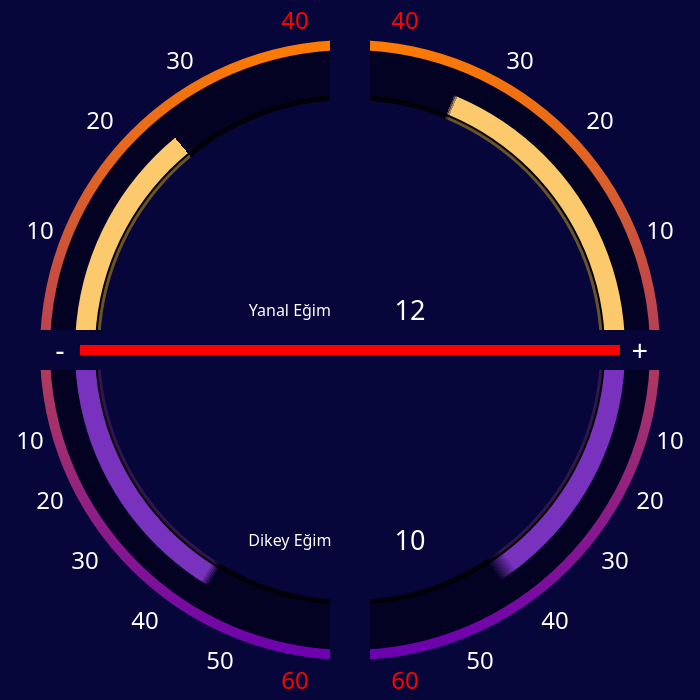
      <widget class="QFrame" name="egimAnaFrame">
       <property name="geometry">
        <rect>
         <x>480</x>
         <y>80</y>
         <width>700</width>
         <height>700</height>
        </rect>
       </property>
       <property name="styleSheet">
        <string notr="true">background-color: rgb(170, 255, 255);
background-color: rgb(6, 6, 58);</string>
       </property>
       <property name="frameShape">
        <enum>QFrame::NoFrame</enum>
       </property>
       <property name="frameShadow">
        <enum>QFrame::Raised</enum>
       </property>
       <widget class="QFrame" name="egimFrame1">
        <property name="geometry">
         <rect>
          <x>50</x>
          <y>50</y>
          <width>600</width>
          <height>600</height>
         </rect>
        </property>
        <property name="styleSheet">
         <string notr="true">border-radius: 300px;
background-color: rgb(3, 2, 34);</string>
        </property>
        <property name="frameShape">
         <enum>QFrame::NoFrame</enum>
        </property>
        <property name="frameShadow">
         <enum>QFrame::Raised</enum>
        </property>
       </widget>
       <widget class="QLabel" name="labelSolust10">
        <property name="geometry">
         <rect>
          <x>20</x>
          <y>210</y>
          <width>40</width>
          <height>40</height>
         </rect>
        </property>
        <property name="styleSheet">
         <string notr="true">background-color: transparent;</string>
        </property>
        <property name="text">
         <string>&lt;html&gt;&lt;head/&gt;&lt;body&gt;&lt;p&gt;&lt;span style=&quot; font-size:18pt; font-family: Arial Black;  color: #ffffff&quot;&gt;10&lt;/span&gt;&lt;/p&gt;&lt;/body&gt;&lt;/html&gt;</string>
        </property>
        <property name="alignment">
         <set>Qt::AlignCenter</set>
        </property>
       </widget>
       <widget class="QLabel" name="labelSolust20">
        <property name="geometry">
         <rect>
          <x>80</x>
          <y>100</y>
          <width>40</width>
          <height>40</height>
         </rect>
        </property>
        <property name="styleSheet">
         <string notr="true">background-color: transparent;</string>
        </property>
        <property name="text">
         <string>&lt;html&gt;&lt;head/&gt;&lt;body&gt;&lt;p&gt;&lt;span style=&quot; font-size:18pt; font-family: Arial Black;  color: #ffffff&quot;&gt;20&lt;/span&gt;&lt;/p&gt;&lt;/body&gt;&lt;/html&gt;</string>
        </property>
        <property name="alignment">
         <set>Qt::AlignCenter</set>
        </property>
       </widget>
       <widget class="QLabel" name="labelSolust30">
        <property name="geometry">
         <rect>
          <x>160</x>
          <y>40</y>
          <width>40</width>
          <height>40</height>
         </rect>
        </property>
        <property name="styleSheet">
         <string notr="true">background-color: transparent;</string>
        </property>
        <property name="text">
         <string>&lt;html&gt;&lt;head/&gt;&lt;body&gt;&lt;p&gt;&lt;span style=&quot; font-size:18pt; font-family: Arial Black;  color: #ffffff&quot;&gt;30&lt;/span&gt;&lt;/p&gt;&lt;/body&gt;&lt;/html&gt;</string>
        </property>
        <property name="alignment">
         <set>Qt::AlignCenter</set>
        </property>
       </widget>
       <widget class="QLabel" name="labelSolust40">
        <property name="geometry">
         <rect>
          <x>275</x>
          <y>0</y>
          <width>40</width>
          <height>40</height>
         </rect>
        </property>
        <property name="styleSheet">
         <string notr="true">background-color: transparent;</string>
        </property>
        <property name="text">
         <string>&lt;html&gt;&lt;head/&gt;&lt;body&gt;&lt;p&gt;&lt;span style=&quot; font-size:18pt; font-family: Arial Black;  color: #ff0000&quot;&gt;40&lt;/span&gt;&lt;/p&gt;&lt;/body&gt;&lt;/html&gt;</string>
        </property>
        <property name="alignment">
         <set>Qt::AlignCenter</set>
        </property>
       </widget>
       <widget class="QLabel" name="labelSagust10">
        <property name="geometry">
         <rect>
          <x>640</x>
          <y>210</y>
          <width>40</width>
          <height>40</height>
         </rect>
        </property>
        <property name="styleSheet">
         <string notr="true">background-color: transparent;</string>
        </property>
        <property name="text">
         <string>&lt;html&gt;&lt;head/&gt;&lt;body&gt;&lt;p&gt;&lt;span style=&quot; font-size:18pt; font-family: Arial Black;  color: #ffffff&quot;&gt;10&lt;/span&gt;&lt;/p&gt;&lt;/body&gt;&lt;/html&gt;</string>
        </property>
        <property name="alignment">
         <set>Qt::AlignCenter</set>
        </property>
       </widget>
       <widget class="QLabel" name="labelSagust20">
        <property name="geometry">
         <rect>
          <x>580</x>
          <y>100</y>
          <width>40</width>
          <height>40</height>
         </rect>
        </property>
        <property name="styleSheet">
         <string notr="true">background-color: transparent;</string>
        </property>
        <property name="text">
         <string>&lt;html&gt;&lt;head/&gt;&lt;body&gt;&lt;p&gt;&lt;span style=&quot; font-size:18pt; font-family: Arial Black;  color: #ffffff&quot;&gt;20&lt;/span&gt;&lt;/p&gt;&lt;/body&gt;&lt;/html&gt;</string>
        </property>
        <property name="alignment">
         <set>Qt::AlignCenter</set>
        </property>
       </widget>
       <widget class="QLabel" name="labelSagust30">
        <property name="geometry">
         <rect>
          <x>500</x>
          <y>40</y>
          <width>40</width>
          <height>40</height>
         </rect>
        </property>
        <property name="styleSheet">
         <string notr="true">background-color: transparent;</string>
        </property>
        <property name="text">
         <string>&lt;html&gt;&lt;head/&gt;&lt;body&gt;&lt;p&gt;&lt;span style=&quot; font-size:18pt; font-family: Arial Black;  color: #ffffff&quot;&gt;30&lt;/span&gt;&lt;/p&gt;&lt;/body&gt;&lt;/html&gt;</string>
        </property>
        <property name="alignment">
         <set>Qt::AlignCenter</set>
        </property>
       </widget>
       <widget class="QLabel" name="labelSagust40">
        <property name="geometry">
         <rect>
          <x>385</x>
          <y>0</y>
          <width>40</width>
          <height>40</height>
         </rect>
        </property>
        <property name="styleSheet">
         <string notr="true">background-color: transparent;</string>
        </property>
        <property name="text">
         <string>&lt;html&gt;&lt;head/&gt;&lt;body&gt;&lt;p&gt;&lt;span style=&quot; font-size:18pt; font-family: Arial Black;  color: #ff0000&quot;&gt;40&lt;/span&gt;&lt;/p&gt;&lt;/body&gt;&lt;/html&gt;</string>
        </property>
        <property name="alignment">
         <set>Qt::AlignCenter</set>
        </property>
       </widget>
       <widget class="QLabel" name="labelSolalt60">
        <property name="geometry">
         <rect>
          <x>275</x>
          <y>660</y>
          <width>40</width>
          <height>40</height>
         </rect>
        </property>
        <property name="styleSheet">
         <string notr="true">background-color: transparent;</string>
        </property>
        <property name="text">
         <string>&lt;html&gt;&lt;head/&gt;&lt;body&gt;&lt;p&gt;&lt;span style=&quot; font-size:18pt; font-family: Arial Black;  color: #ff0000&quot;&gt;60&lt;/span&gt;&lt;/p&gt;&lt;/body&gt;&lt;/html&gt;</string>
        </property>
        <property name="alignment">
         <set>Qt::AlignCenter</set>
        </property>
       </widget>
       <widget class="QLabel" name="labelSagalt60">
        <property name="geometry">
         <rect>
          <x>385</x>
          <y>660</y>
          <width>40</width>
          <height>40</height>
         </rect>
        </property>
        <property name="styleSheet">
         <string notr="true">background-color: transparent;</string>
        </property>
        <property name="text">
         <string>&lt;html&gt;&lt;head/&gt;&lt;body&gt;&lt;p&gt;&lt;span style=&quot; font-size:18pt; font-family: Arial Black;  color: #ff0000&quot;&gt;60&lt;/span&gt;&lt;/p&gt;&lt;/body&gt;&lt;/html&gt;</string>
        </property>
        <property name="alignment">
         <set>Qt::AlignCenter</set>
        </property>
       </widget>
       <widget class="QLabel" name="labelSolalt20">
        <property name="geometry">
         <rect>
          <x>30</x>
          <y>480</y>
          <width>40</width>
          <height>40</height>
         </rect>
        </property>
        <property name="styleSheet">
         <string notr="true">background-color: transparent;</string>
        </property>
        <property name="text">
         <string>&lt;html&gt;&lt;head/&gt;&lt;body&gt;&lt;p&gt;&lt;span style=&quot; font-size:18pt; font-family: Arial Black;  color: #ffffff&quot;&gt;20&lt;/span&gt;&lt;/p&gt;&lt;/body&gt;&lt;/html&gt;</string>
        </property>
        <property name="alignment">
         <set>Qt::AlignCenter</set>
        </property>
       </widget>
       <widget class="QLabel" name="labelSolalt30">
        <property name="geometry">
         <rect>
          <x>65</x>
          <y>540</y>
          <width>40</width>
          <height>40</height>
         </rect>
        </property>
        <property name="styleSheet">
         <string notr="true">background-color: transparent;</string>
        </property>
        <property name="text">
         <string>&lt;html&gt;&lt;head/&gt;&lt;body&gt;&lt;p&gt;&lt;span style=&quot; font-size:18pt; font-family: Arial Black;  color: #ffffff&quot;&gt;30&lt;/span&gt;&lt;/p&gt;&lt;/body&gt;&lt;/html&gt;</string>
        </property>
        <property name="alignment">
         <set>Qt::AlignCenter</set>
        </property>
       </widget>
       <widget class="QLabel" name="labelSolalt40">
        <property name="geometry">
         <rect>
          <x>125</x>
          <y>600</y>
          <width>40</width>
          <height>40</height>
         </rect>
        </property>
        <property name="styleSheet">
         <string notr="true">background-color: transparent;</string>
        </property>
        <property name="text">
         <string>&lt;html&gt;&lt;head/&gt;&lt;body&gt;&lt;p&gt;&lt;span style=&quot; font-size:18pt; font-family: Arial Black;  color: #ffffff&quot;&gt;40&lt;/span&gt;&lt;/p&gt;&lt;/body&gt;&lt;/html&gt;</string>
        </property>
        <property name="alignment">
         <set>Qt::AlignCenter</set>
        </property>
       </widget>
       <widget class="QLabel" name="labelSolalt50">
        <property name="geometry">
         <rect>
          <x>200</x>
          <y>640</y>
          <width>40</width>
          <height>40</height>
         </rect>
        </property>
        <property name="styleSheet">
         <string notr="true">background-color: transparent;</string>
        </property>
        <property name="text">
         <string>&lt;html&gt;&lt;head/&gt;&lt;body&gt;&lt;p&gt;&lt;span style=&quot; font-size:18pt; font-family: Arial Black;  color: #ffffff&quot;&gt;50&lt;/span&gt;&lt;/p&gt;&lt;/body&gt;&lt;/html&gt;</string>
        </property>
        <property name="alignment">
         <set>Qt::AlignCenter</set>
        </property>
       </widget>
       <widget class="QLabel" name="labelSagalt50">
        <property name="geometry">
         <rect>
          <x>460</x>
          <y>640</y>
          <width>40</width>
          <height>40</height>
         </rect>
        </property>
        <property name="styleSheet">
         <string notr="true">background-color: transparent;</string>
        </property>
        <property name="text">
         <string>&lt;html&gt;&lt;head/&gt;&lt;body&gt;&lt;p&gt;&lt;span style=&quot; font-size:18pt; font-family: Arial Black;  color: #ffffff&quot;&gt;50&lt;/span&gt;&lt;/p&gt;&lt;/body&gt;&lt;/html&gt;</string>
        </property>
        <property name="alignment">
         <set>Qt::AlignCenter</set>
        </property>
       </widget>
       <widget class="QLabel" name="labelSagalt40">
        <property name="geometry">
         <rect>
          <x>535</x>
          <y>600</y>
          <width>40</width>
          <height>40</height>
         </rect>
        </property>
        <property name="styleSheet">
         <string notr="true">background-color: transparent;</string>
        </property>
        <property name="text">
         <string>&lt;html&gt;&lt;head/&gt;&lt;body&gt;&lt;p&gt;&lt;span style=&quot; font-size:18pt; font-family: Arial Black;  color: #ffffff&quot;&gt;40&lt;/span&gt;&lt;/p&gt;&lt;/body&gt;&lt;/html&gt;</string>
        </property>
        <property name="alignment">
         <set>Qt::AlignCenter</set>
        </property>
       </widget>
       <widget class="QLabel" name="labelSagalt30">
        <property name="geometry">
         <rect>
          <x>595</x>
          <y>540</y>
          <width>40</width>
          <height>40</height>
         </rect>
        </property>
        <property name="styleSheet">
         <string notr="true">background-color: transparent;</string>
        </property>
        <property name="text">
         <string>&lt;html&gt;&lt;head/&gt;&lt;body&gt;&lt;p&gt;&lt;span style=&quot; font-size:18pt; font-family: Arial Black;  color: #ffffff&quot;&gt;30&lt;/span&gt;&lt;/p&gt;&lt;/body&gt;&lt;/html&gt;</string>
        </property>
        <property name="alignment">
         <set>Qt::AlignCenter</set>
        </property>
       </widget>
       <widget class="QLabel" name="labelSagalt20">
        <property name="geometry">
         <rect>
          <x>630</x>
          <y>480</y>
          <width>40</width>
          <height>40</height>
         </rect>
        </property>
        <property name="styleSheet">
         <string notr="true">background-color: transparent;</string>
        </property>
        <property name="text">
         <string>&lt;html&gt;&lt;head/&gt;&lt;body&gt;&lt;p&gt;&lt;span style=&quot; font-size:18pt; font-family: Arial Black;  color: #ffffff&quot;&gt;20&lt;/span&gt;&lt;/p&gt;&lt;/body&gt;&lt;/html&gt;</string>
        </property>
        <property name="alignment">
         <set>Qt::AlignCenter</set>
        </property>
       </widget>
       <widget class="QLabel" name="labelSagalt10">
        <property name="geometry">
         <rect>
          <x>650</x>
          <y>420</y>
          <width>40</width>
          <height>40</height>
         </rect>
        </property>
        <property name="styleSheet">
         <string notr="true">background-color: transparent;</string>
        </property>
        <property name="text">
         <string>&lt;html&gt;&lt;head/&gt;&lt;body&gt;&lt;p&gt;&lt;span style=&quot; font-size:18pt; font-family: Arial Black;  color: #ffffff&quot;&gt;10&lt;/span&gt;&lt;/p&gt;&lt;/body&gt;&lt;/html&gt;</string>
        </property>
        <property name="alignment">
         <set>Qt::AlignCenter</set>
        </property>
       </widget>
       <widget class="QFrame" name="egimGradient">
        <property name="geometry">
         <rect>
          <x>40</x>
          <y>40</y>
          <width>620</width>
          <height>620</height>
         </rect>
        </property>
        <property name="styleSheet">
         <string notr="true">background-color: qlineargradient(spread:pad, x1:0.5, y1:0, x2:0.526, y2:0.988636, stop:0 rgba(254, 124, 0, 255), stop:1 rgba(108, 1, 175, 255));
border-radius: 310px;</string>
        </property>
        <property name="frameShape">
         <enum>QFrame::NoFrame</enum>
        </property>
        <property name="frameShadow">
         <enum>QFrame::Raised</enum>
        </property>
       </widget>
       <widget class="QFrame" name="yatayCizgi">
        <property name="geometry">
         <rect>
          <x>0</x>
          <y>330</y>
          <width>700</width>
          <height>40</height>
         </rect>
        </property>
        <property name="styleSheet">
         <string notr="true">background-color: rgb(6, 6, 58);</string>
        </property>
        <property name="frameShape">
         <enum>QFrame::NoFrame</enum>
        </property>
        <property name="frameShadow">
         <enum>QFrame::Raised</enum>
        </property>
        <widget class="QFrame" name="kirmizi">
         <property name="geometry">
          <rect>
           <x>65</x>
           <y>15</y>
           <width>555</width>
           <height>10</height>
          </rect>
         </property>
         <property name="styleSheet">
          <string notr="true">background-color: rgb(255, 0, 0);</string>
         </property>
         <property name="frameShape">
          <enum>QFrame::NoFrame</enum>
         </property>
         <property name="frameShadow">
          <enum>QFrame::Raised</enum>
         </property>
        </widget>
        <widget class="QLabel" name="eksi">
         <property name="geometry">
          <rect>
           <x>40</x>
           <y>0</y>
           <width>40</width>
           <height>40</height>
          </rect>
         </property>
         <property name="text">
          <string>&lt;html&gt;&lt;head/&gt;&lt;body&gt;&lt;p&gt;&lt;span style=&quot; font-size:22pt; color: #ffffff; font-family: Arial Black&quot;&gt;-&lt;/span&gt;&lt;/p&gt;&lt;/body&gt;&lt;/html&gt;</string>
         </property>
         <property name="alignment">
          <set>Qt::AlignCenter</set>
         </property>
        </widget>
        <widget class="QLabel" name="arti">
         <property name="geometry">
          <rect>
           <x>620</x>
           <y>0</y>
           <width>40</width>
           <height>40</height>
          </rect>
         </property>
         <property name="text">
          <string>&lt;html&gt;&lt;head/&gt;&lt;body&gt;&lt;p&gt;&lt;span style=&quot; font-size:22pt; color: #ffffff; font-family: Arial Black&quot;&gt;+&lt;/span&gt;&lt;/p&gt;&lt;/body&gt;&lt;/html&gt;</string>
         </property>
         <property name="alignment">
          <set>Qt::AlignCenter</set>
         </property>
        </widget>
       </widget>
       <widget class="QFrame" name="dikeyCizgi">
        <property name="geometry">
         <rect>
          <x>330</x>
          <y>0</y>
          <width>40</width>
          <height>700</height>
         </rect>
        </property>
        <property name="styleSheet">
         <string notr="true">background-color: rgb(6, 6, 58);</string>
        </property>
        <property name="frameShape">
         <enum>QFrame::NoFrame</enum>
        </property>
        <property name="frameShadow">
         <enum>QFrame::Raised</enum>
        </property>
       </widget>
       <widget class="QFrame" name="egimFrameOnYuz">
        <property name="geometry">
         <rect>
          <x>100</x>
          <y>100</y>
          <width>500</width>
          <height>500</height>
         </rect>
        </property>
        <property name="styleSheet">
         <string notr="true">border-radius: 250px;
background-color: rgba(6, 6, 58,255);</string>
        </property>
        <property name="frameShape">
         <enum>QFrame::NoFrame</enum>
        </property>
        <property name="frameShadow">
         <enum>QFrame::Raised</enum>
        </property>
        <widget class="QLabel" name="dikey_egim_resim">
         <property name="geometry">
          <rect>
           <x>110</x>
           <y>260</y>
           <width>270</width>
           <height>150</height>
          </rect>
         </property>
         <property name="styleSheet">
          <string notr="true">background-color: none;</string>
         </property>
         <property name="text">
          <string/>
         </property>
         <property name="pixmap">
          <pixmap>son_dashboard/kobrayan.png</pixmap>
         </property>
         <property name="scaledContents">
          <bool>true</bool>
         </property>
         <property name="margin">
          <number>-1</number>
         </property>
        </widget>
        <widget class="QLabel" name="dikey_egim_deger">
         <property name="geometry">
          <rect>
           <x>250</x>
           <y>420</y>
           <width>120</width>
           <height>40</height>
          </rect>
         </property>
         <property name="styleSheet">
          <string notr="true">background-color: none;</string>
         </property>
         <property name="text">
          <string>&lt;html&gt;&lt;head/&gt;&lt;body&gt;&lt;p&gt;&lt;span style=&quot; font-size:20pt; color: #ffffff; font-family: Arial Black&quot;&gt;10&lt;/span&gt;&lt;/p&gt;&lt;/body&gt;&lt;/html&gt;</string>
         </property>
         <property name="alignment">
          <set>Qt::AlignCenter</set>
         </property>
        </widget>
        <widget class="QLabel" name="dikey_egim">
         <property name="geometry">
          <rect>
           <x>130</x>
           <y>420</y>
           <width>120</width>
           <height>40</height>
          </rect>
         </property>
         <property name="styleSheet">
          <string notr="true">background-color: none;</string>
         </property>
         <property name="text">
          <string>&lt;html&gt;&lt;head/&gt;&lt;body&gt;&lt;p&gt;&lt;span style=&quot; font-size:12pt; color: #ffffff; font-family: Arial Black&quot;&gt;Dikey Eğim&lt;/span&gt;&lt;/p&gt;&lt;/body&gt;&lt;/html&gt;</string>
         </property>
         <property name="alignment">
          <set>Qt::AlignCenter</set>
         </property>
        </widget>
        <widget class="QLabel" name="yanal_egim_resim">
         <property name="geometry">
          <rect>
           <x>170</x>
           <y>30</y>
           <width>170</width>
           <height>150</height>
          </rect>
         </property>
         <property name="styleSheet">
          <string notr="true">background-color: none;</string>
         </property>
         <property name="text">
          <string/>
         </property>
         <property name="pixmap">
          <pixmap>son_dashboard/kobraon.png</pixmap>
         </property>
         <property name="scaledContents">
          <bool>true</bool>
         </property>
         <property name="margin">
          <number>-1</number>
         </property>
        </widget>
        <widget class="QLabel" name="dikey_egim_2">
         <property name="geometry">
          <rect>
           <x>130</x>
           <y>190</y>
           <width>120</width>
           <height>40</height>
          </rect>
         </property>
         <property name="styleSheet">
          <string notr="true">background-color: none;</string>
         </property>
         <property name="text">
          <string>&lt;html&gt;&lt;head/&gt;&lt;body&gt;&lt;p&gt;&lt;span style=&quot; font-size:12pt; color: #ffffff; font-family: Arial Black&quot;&gt;Yanal Eğim&lt;/span&gt;&lt;/p&gt;&lt;/body&gt;&lt;/html&gt;</string>
         </property>
         <property name="alignment">
          <set>Qt::AlignCenter</set>
         </property>
        </widget>
        <widget class="QLabel" name="dikey_egim_deger_2">
         <property name="geometry">
          <rect>
           <x>250</x>
           <y>190</y>
           <width>120</width>
           <height>40</height>
          </rect>
         </property>
         <property name="styleSheet">
          <string notr="true">background-color: none;</string>
         </property>
         <property name="text">
          <string>&lt;html&gt;&lt;head/&gt;&lt;body&gt;&lt;p&gt;&lt;span style=&quot; font-size:20pt; color: #ffffff; font-family: Arial Black&quot;&gt;12&lt;/span&gt;&lt;/p&gt;&lt;/body&gt;&lt;/html&gt;</string>
         </property>
         <property name="alignment">
          <set>Qt::AlignCenter</set>
         </property>
        </widget>
       </widget>
       <widget class="QFrame" name="solUstProgress">
        <property name="geometry">
         <rect>
          <x>75</x>
          <y>75</y>
          <width>275</width>
          <height>275</height>
         </rect>
        </property>
        <property name="styleSheet">
         <string notr="true">QFrame{
border-top-left-radius: 275px;
background-color: rgb(255, 255, 127);
background-color: rgb(252, 201, 109);
background-color: qconicalgradient(cx:1, cy:1, angle:180, stop:0.858757 rgba(85, 170, 255, 0), stop:0.860056 rgba(252, 201, 109, 255));
}</string>
        </property>
        <property name="frameShape">
         <enum>QFrame::NoFrame</enum>
        </property>
        <property name="frameShadow">
         <enum>QFrame::Raised</enum>
        </property>
       </widget>
       <widget class="QFrame" name="sagUstProgress">
        <property name="geometry">
         <rect>
          <x>350</x>
          <y>75</y>
          <width>275</width>
          <height>275</height>
         </rect>
        </property>
        <property name="styleSheet">
         <string notr="true">QFrame{
border-top-right-radius: 275px;
background-color: qconicalgradient(cx:0, cy:1, angle:0, stop:0.138593 rgba(252, 201, 109, 255), stop:0.14 rgba(85, 170, 255, 0));
	background-color: qconicalgradient(cx:0, cy:1, angle:0, stop:0.184773 rgba(252, 201, 109, 255), stop:0.1875 rgba(85, 170, 255, 0));
}</string>
        </property>
        <property name="frameShape">
         <enum>QFrame::NoFrame</enum>
        </property>
        <property name="frameShadow">
         <enum>QFrame::Raised</enum>
        </property>
       </widget>
       <widget class="QFrame" name="solAltProgress">
        <property name="geometry">
         <rect>
          <x>75</x>
          <y>350</y>
          <width>275</width>
          <height>275</height>
         </rect>
        </property>
        <property name="styleSheet">
         <string notr="true">border-bottom-left-radius: 275px;
background-color: rgb(255, 255, 127);
background-color: rgb(252, 201, 109);
background-color: qconicalgradient(cx:1, cy:0, angle:180, stop:0.158192 rgba(121, 50, 190, 255), stop:0.163842 rgba(85, 170, 255, 0));
</string>
        </property>
        <property name="frameShape">
         <enum>QFrame::NoFrame</enum>
        </property>
        <property name="frameShadow">
         <enum>QFrame::Raised</enum>
        </property>
       </widget>
       <widget class="QFrame" name="sagAltProgress">
        <property name="geometry">
         <rect>
          <x>350</x>
          <y>350</y>
          <width>275</width>
          <height>275</height>
         </rect>
        </property>
        <property name="styleSheet">
         <string notr="true">border-bottom-right-radius: 275px;
background-color: rgb(255, 255, 127);
background-color: rgb(252, 201, 109);
background-color: qconicalgradient(cx:0, cy:0, angle:0, stop:0.841808 rgba(85, 170, 255, 0), stop:0.853107 rgba(121, 50, 190, 255));</string>
        </property>
        <property name="frameShape">
         <enum>QFrame::NoFrame</enum>
        </property>
        <property name="frameShadow">
         <enum>QFrame::Raised</enum>
        </property>
       </widget>
       <widget class="QFrame" name="golge">
        <property name="geometry">
         <rect>
          <x>95</x>
          <y>95</y>
          <width>510</width>
          <height>510</height>
         </rect>
        </property>
        <property name="styleSheet">
         <string notr="true">background-color: rgba(0, 0, 0,150);
border-radius: 255px;
border-style: solid;
border-width: 2px;</string>
        </property>
        <property name="frameShape">
         <enum>QFrame::NoFrame</enum>
        </property>
        <property name="frameShadow">
         <enum>QFrame::Raised</enum>
        </property>
       </widget>
       <widget class="QLabel" name="labelSolalt10">
        <property name="geometry">
         <rect>
          <x>10</x>
          <y>420</y>
          <width>40</width>
          <height>40</height>
         </rect>
        </property>
        <property name="styleSheet">
         <string notr="true">background-color: transparent;</string>
        </property>
        <property name="text">
         <string>&lt;html&gt;&lt;head/&gt;&lt;body&gt;&lt;p&gt;&lt;span style=&quot; font-size:18pt; font-family: Arial Black;  color: #ffffff&quot;&gt;10&lt;/span&gt;&lt;/p&gt;&lt;/body&gt;&lt;/html&gt;</string>
        </property>
        <property name="alignment">
         <set>Qt::AlignCenter</set>
        </property>
       </widget>
       <zorder>labelSagalt20</zorder>
       <zorder>labelSagalt30</zorder>
       <zorder>labelSagalt40</zorder>
       <zorder>labelSagalt50</zorder>
       <zorder>labelSagust10</zorder>
       <zorder>labelSagust20</zorder>
       <zorder>labelSagust30</zorder>
       <zorder>labelSolalt20</zorder>
       <zorder>labelSolalt30</zorder>
       <zorder>labelSolalt40</zorder>
       <zorder>labelSolalt50</zorder>
       <zorder>labelSolalt60</zorder>
       <zorder>labelSolust10</zorder>
       <zorder>labelSolust20</zorder>
       <zorder>labelSolust40</zorder>
       <zorder>labelSagalt10</zorder>
       <zorder>labelSagalt60</zorder>
       <zorder>labelSagust40</zorder>
       <zorder>labelSolust30</zorder>
       <zorder>egimGradient</zorder>
       <zorder>egimFrame1</zorder>
       <zorder>sagUstProgress</zorder>
       <zorder>solUstProgress</zorder>
       <zorder>solAltProgress</zorder>
       <zorder>sagAltProgress</zorder>
       <zorder>golge</zorder>
       <zorder>dikeyCizgi</zorder>
       <zorder>egimFrameOnYuz</zorder>
       <zorder>yatayCizgi</zorder>
       <zorder>labelSolalt10</zorder>
      </widget>
